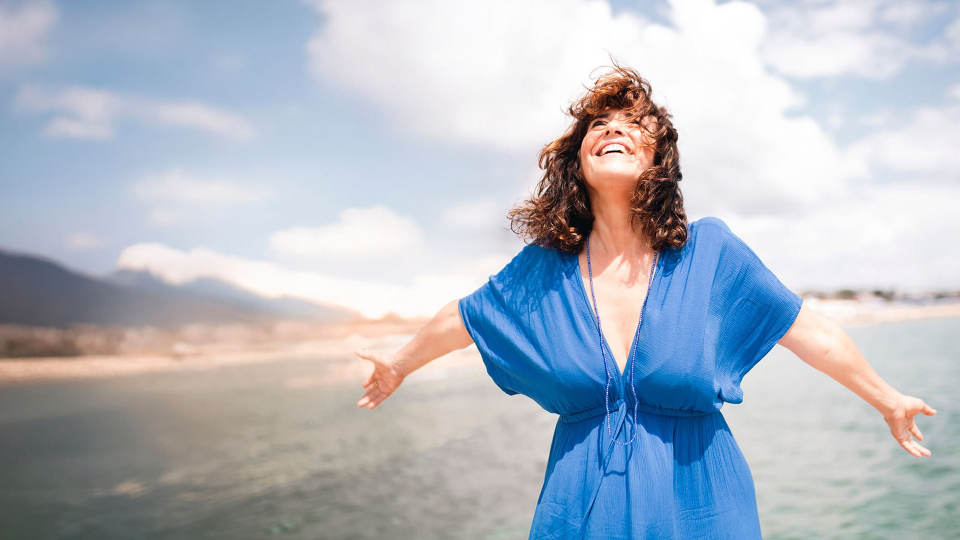
#> input picture site/dist/assets/images/hero-sea.jpg, 1920 x 1080 px, found by its file name (shown at 1/2 size)
$ python regen_og.py
#> lines starting #> are read from the running program, lines starting #| are printed output that depends on the picture
from PIL import Image, ImageOps
import os, json
ROOT=r"C:\Users\alloc\OneDrive\Desktop\gemmashivali"
OUT=os.path.join(ROOT,"site","public","images")
hero=Image.open(os.path.join(OUT,"hero-sea.jpg")).convert("RGB")
#> hero is the input picture: PIL image 1920x1080 RGB; mean R, G, B 177.4, 184.6, 195.1
og=ImageOps.fit(hero,(1200,630),Image.LANCZOS,centering=(0.62,0.32))
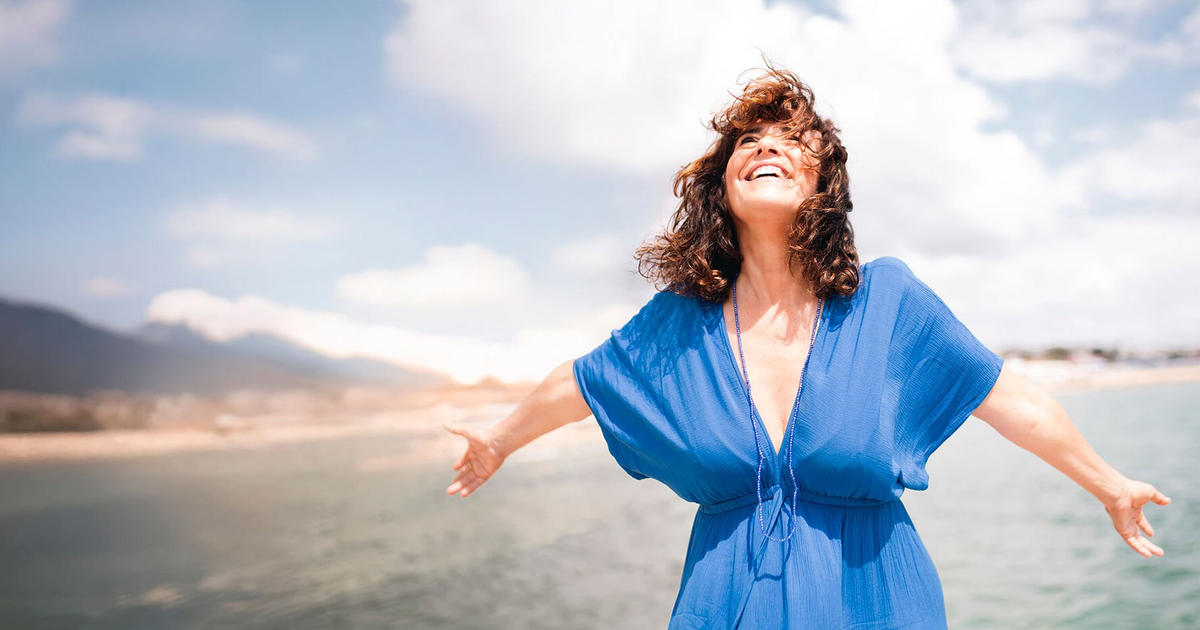
#> og: PIL image 1200x630 RGB; mean R, G, B 180.1, 186.3, 196.7
og.save(os.path.join(OUT,"og-cover.jpg"),"JPEG",quality=85,optimize=True,progressive=True)
print("og-cover",os.path.getsize(os.path.join(OUT,"og-cover.jpg"))//1024,"KB")
man_path=os.path.join(ROOT,"site","src","content","images.json")
#> (the run stopped early here; a loop or call above may not have finished)

$ run again, with site/dist/assets/images/about-gemma.jpg copied over site/dist/assets/images/hero-sea.jpg
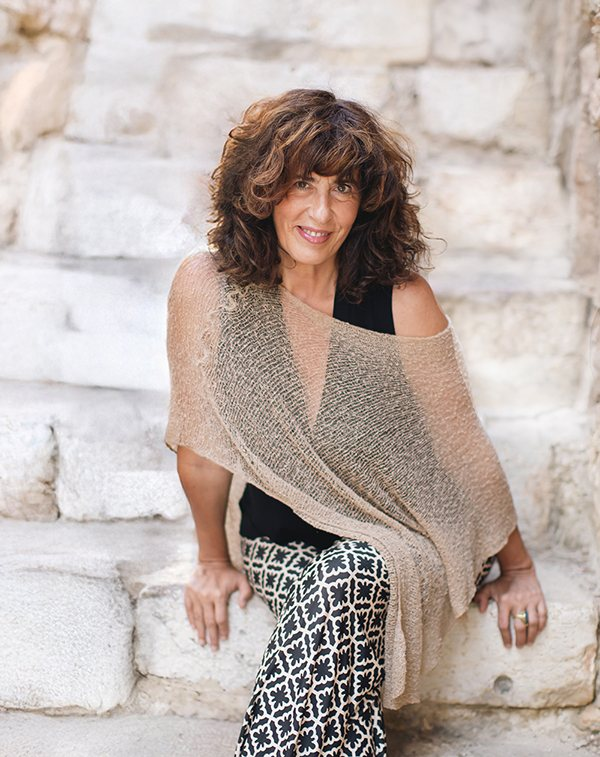
#> input picture site/dist/assets/images/about-gemma.jpg, 600 x 757 px, found by its file name
#> hero is the input picture: PIL image 600x757 RGB; mean R, G, B 190.4, 178.1, 172.6
#> `og=ImageOps.fit(hero,(1200,630),Image.LANCZOS,centering=(0.62,0.32))`:
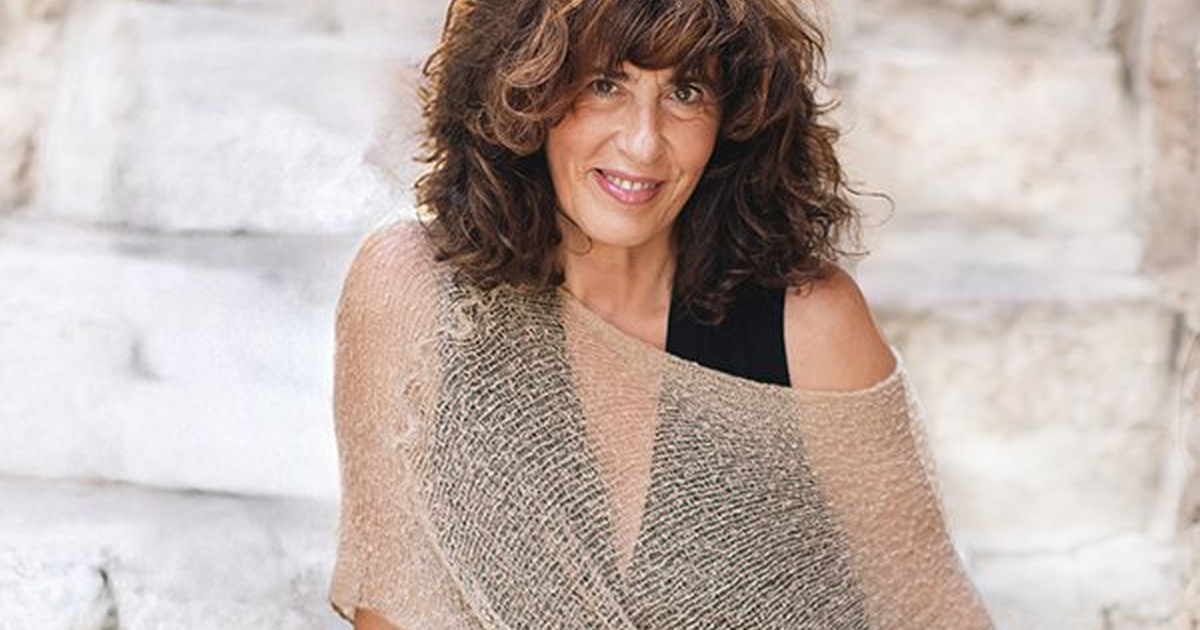
#> og: PIL image 1200x630 RGB; mean R, G, B 191.4, 177.1, 171.1
